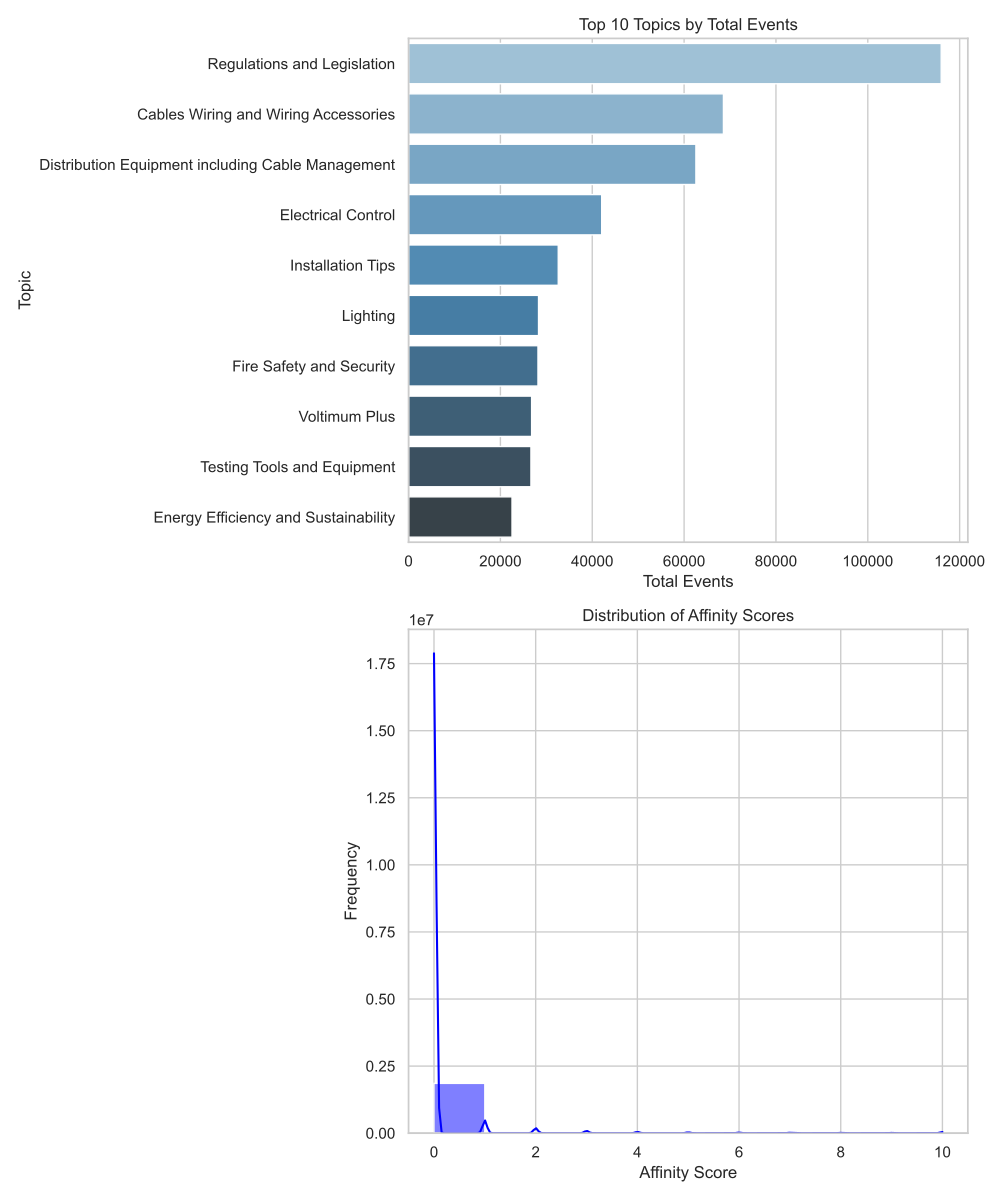

Reproduce this figure in Python.
# Importing necessary libraries
import pandas as pd
import matplotlib.pyplot as plt
import seaborn as sns

# Function to create and save the dashboard as a PDF
def create_dashboard(file_path, pdf_output_path):
    # Load the data
    data = pd.read_csv(file_path)

    # Setting the style for the plots
    sns.set(style="whitegrid")

    # Creating a figure with multiple subplots
    fig, axes = plt.subplots(2, 1, figsize=(10, 12))

    # Top Topics by Total Events
    top_topics = data.groupby('topic')['events'].sum().sort_values(ascending=False).head(10)
    sns.barplot(x=top_topics.values, y=top_topics.index, ax=axes[0], palette="Blues_d")
    axes[0].set_title('Top 10 Topics by Total Events')
    axes[0].set_xlabel('Total Events')
    axes[0].set_ylabel('Topic')

    # Distribution of Affinity Scores
    sns.histplot(data=data, x='affinity', bins=10, kde=True, ax=axes[1], color="blue")
    axes[1].set_title('Distribution of Affinity Scores')
    axes[1].set_xlabel('Affinity Score')
    axes[1].set_ylabel('Frequency')

    # Adjusting layout
    plt.tight_layout()

    # Save the figure as a PDF
    fig.savefig(pdf_output_path)

# Example usage
csv_file_path = 'output/affinity_score.csv'  # Replace with your CSV file path
pdf_output_path = 'output/dashboard.pdf'  # Replace with your desired output PDF path

# Uncomment the following line to create and save the dashboard
create_dashboard(csv_file_path, pdf_output_path)
